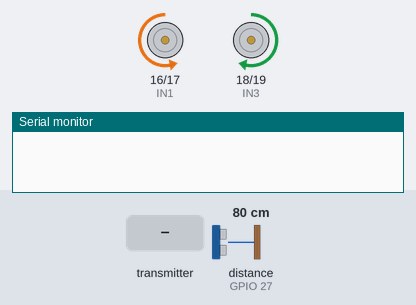
Recording of a sketch running on a simulated ESP32. On the bench: motor-driver pin pairs drawn as motors (green arrow = first pin HIGH = forward, orange = second pin HIGH = backward, longer = more drive, scaled by the enable pin), the last lines printed to the serial monitor. The test bench sets the inputs (shaded band); at power-on: distance to the obstacle (sensor on GPIO 27) 80 cm. The echo pulse lasts 58.3 µs per cm.

Above: at 1.2 s.
1.3 s: the transmitter starts sending buttonPressed = 1
At 1.9 s:
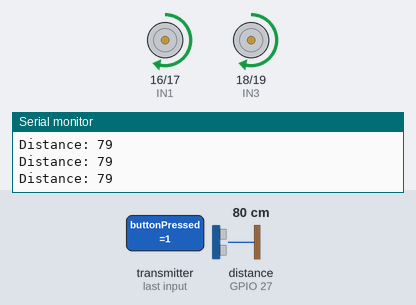
2.8 s: distance to the obstacle (sensor on GPIO 27) set to 23 cm
4.3 s: distance to the obstacle (sensor on GPIO 27) set to 20 cm
At 4.8 s:
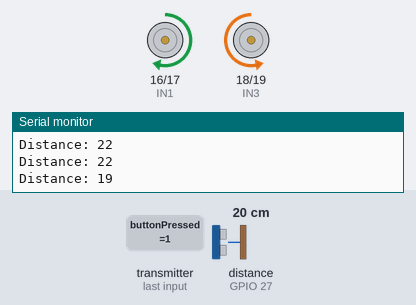
7.3 s: distance to the obstacle (sensor on GPIO 27) set to 35 cm
At 7.61 s:
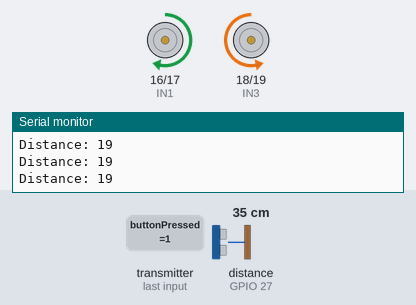
9.3 s: distance to the obstacle (sensor on GPIO 27) set to 2 cm
At 9.45 s:
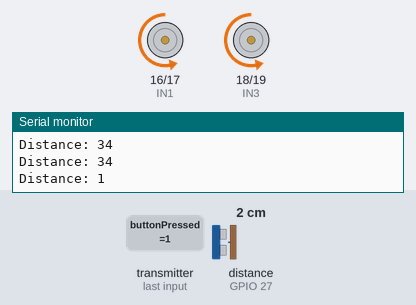
Timing chart, 0 to 13.3 s (numbered marks = the images above; inputs shaded):
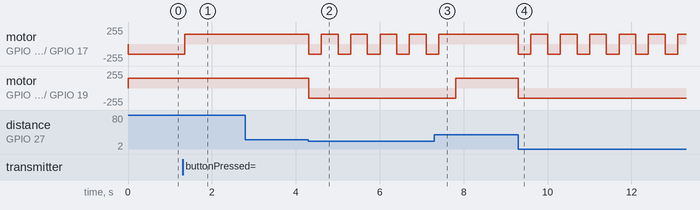

The sketch:

receiver_autonoums_car.ino
```cpp
#include <WiFi.h>
#include <esp_now.h>

// Motor pins
#define ENA 22
#define IN1 16
#define IN2 17
#define IN3 18
#define IN4 19
#define ENB 23

// Ultrasonic pins
#define TRIG_PIN 26
#define ECHO_PIN 27

// Structure to receive data
typedef struct struct_message {
  int xAxis;
  int yAxis;
  bool buttonPressed;
} struct_message;

struct_message incomingData;

// Mode: 0 = Manual, 1 = Autonomous
int mode = 0;
bool lastButtonState = false;

void setup() {
  Serial.begin(115200);

  // Motor pins
  pinMode(ENA, OUTPUT);
  pinMode(IN1, OUTPUT);
  pinMode(IN2, OUTPUT);
  pinMode(IN3, OUTPUT);
  pinMode(IN4, OUTPUT);
  pinMode(ENB, OUTPUT);

  // Ultrasonic pins
  pinMode(TRIG_PIN, OUTPUT);
  pinMode(ECHO_PIN, INPUT);

  // Init WiFi
  WiFi.mode(WIFI_STA);

  // Init ESP-NOW
  if (esp_now_init() != ESP_OK) {
    Serial.println("Error initializing ESP-NOW");
    return;
  }

  // Register receive callback
  esp_now_register_recv_cb(OnDataRecv);
}

void OnDataRecv(const esp_now_recv_info_t *info, const uint8_t *incomingDataBytes, int len) {
  memcpy(&incomingData, incomingDataBytes, sizeof(incomingData));

  // Detect button press (only on transition)
  if (incomingData.buttonPressed && !lastButtonState) {
    mode = 1 - mode;  // Toggle mode
    Serial.print("Mode Changed to: ");
    Serial.println(mode == 0 ? "Manual" : "Autonomous");
  }
  lastButtonState = incomingData.buttonPressed;
}

void controlCarManual() {
  int xAxis = incomingData.xAxis;
  int yAxis = incomingData.yAxis;

  if (yAxis > 3000 && abs(xAxis - 2048) < 800) {
    // Move Forward
    digitalWrite(IN1, HIGH);
    digitalWrite(IN2, LOW);
    digitalWrite(IN3, HIGH);
    digitalWrite(IN4, LOW);
    analogWrite(ENA, 150);
    analogWrite(ENB, 150);
  }
  else if (yAxis < 1000 && abs(xAxis - 2048) < 800) {
    // Move Backward
    digitalWrite(IN1, LOW);
    digitalWrite(IN2, HIGH);
    digitalWrite(IN3, LOW);
    digitalWrite(IN4, HIGH);
    analogWrite(ENA, 150);
    analogWrite(ENB, 150);
  }
  else if (xAxis < 1000) {
    // Turn Left
    digitalWrite(IN1, LOW);
    digitalWrite(IN2, HIGH);
    digitalWrite(IN3, HIGH);
    digitalWrite(IN4, LOW);
    analogWrite(ENA, 150);
    analogWrite(ENB, 150);
  }
  else if (xAxis > 3000) {
    // Turn Right
    digitalWrite(IN1, HIGH);
    digitalWrite(IN2, LOW);
    digitalWrite(IN3, LOW);
    digitalWrite(IN4, HIGH);
    analogWrite(ENA, 150);
    analogWrite(ENB, 150);
  }
  else {
    // Stop
    digitalWrite(IN1, LOW);
    digitalWrite(IN2, LOW);
    digitalWrite(IN3, LOW);
    digitalWrite(IN4, LOW);
    analogWrite(ENA, 0);
    analogWrite(ENB, 0);
  }
}

long readUltrasonicDistance() {
  digitalWrite(TRIG_PIN, LOW);
  delayMicroseconds(2);
  digitalWrite(TRIG_PIN, HIGH);
  delayMicroseconds(10);
  digitalWrite(TRIG_PIN, LOW);

  long duration = pulseIn(ECHO_PIN, HIGH, 30000); // Timeout 30ms
  long distance = duration * 0.034 / 2; // cm

  return distance;
}

void controlCarAutonomous() {
  long distance = readUltrasonicDistance();
  Serial.print("Distance: ");
  Serial.println(distance);

  if (distance > 20 || distance == 0) {
    // Move Forward
    digitalWrite(IN1, HIGH);
    digitalWrite(IN2, LOW);
    digitalWrite(IN3, HIGH);
    digitalWrite(IN4, LOW);
    analogWrite(ENA, 150);
    analogWrite(ENB, 150);
  }
  else {
    // Obstacle detected, move back and turn
    digitalWrite(IN1, LOW);
    digitalWrite(IN2, HIGH);
    digitalWrite(IN3, LOW);
    digitalWrite(IN4, HIGH);
    analogWrite(ENA, 150);
    analogWrite(ENB, 150);
    delay(300); // Move back a little

    // Turn
    digitalWrite(IN1, HIGH);
    digitalWrite(IN2, LOW);
    digitalWrite(IN3, LOW);
    digitalWrite(IN4, HIGH);
    delay(400); // Turn time
  }
}

void loop() {
  if (mode == 0) {
    controlCarManual();
  }
  else {
    controlCarAutonomous();
  }
}
```

Measured:
- the behaviour switches between 22 and 21 cm on distance to the obstacle (sensor on GPIO 27) (found by bisection; images 1 and 2)
- after the input at 1.3 s, motor on GPIO 16 (IN1) / GPIO 17 (IN2): backward 150/255 → forward 150/255 after 0.06 s
- after the input at 4.3 s, motor on GPIO 16 (IN1) / GPIO 17 (IN2): alternates forward 150/255 for 0.40 s and backward 150/255 for 0.30 s, starting at once; motor on GPIO 18 (IN3) / GPIO 19 (IN4): forward 150/255 → backward 150/255 at once
- after the input at 7.3 s, motor on GPIO 16 (IN1) / GPIO 17 (IN2): goes on until 7.4 s, then stays forward 150/255; motor on GPIO 18 (IN3) / GPIO 19 (IN4): backward 150/255 → forward 150/255 after 0.51 s
- after the input at 9.3 s, motor on GPIO 16 (IN1) / GPIO 17 (IN2): alternates forward 150/255 for 0.40 s and backward 150/255 for 0.30 s, starting at once; motor on GPIO 18 (IN3) / GPIO 19 (IN4): forward 150/255 → backward 150/255 at once
